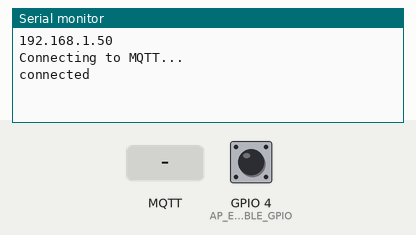
The program below on a simulated ESP8266 (Wemos D1 mini). On the bench: the last lines printed to the serial monitor. The inputs (shaded band) are chosen by the test bench; at power-on: GPIO 4 (AP_ENABLE_GPIO) HIGH. WiFi joins after 1.5 s; servers stay silent unless stated; no MQTT or app messages arrive unless stated.

Above: at 4.7 s.
4.8 s: MQTT message "1" arrives on the first subscribed topic
At 5.7 s:
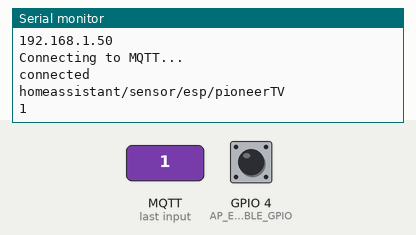
6.3 s: MQTT message "on" arrives on the first subscribed topic
At 6.8 s:
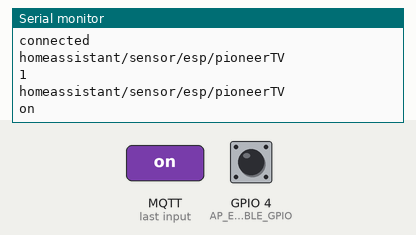
7.8 s: MQTT message "off" arrives on the first subscribed topic
At 9.0 s:
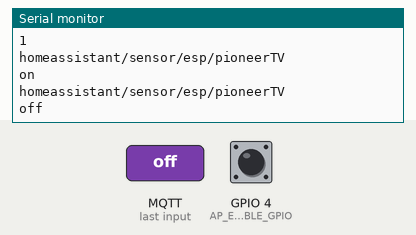
9.3 s: MQTT message "1" arrives on the second subscribed topic
At 10.3 s:
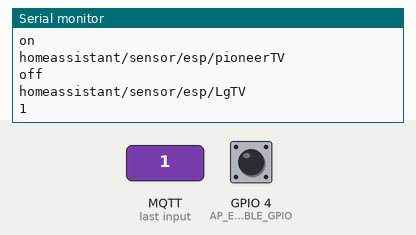

Measured:
- after the input at 4.8 s, the serial monitor: prints a new line at once (image 1)
- after the input at 6.3 s, the serial monitor: prints a new line at once (image 2)
- after the input at 7.8 s, the serial monitor: prints a new line at once (image 3)
- after the input at 9.3 s, the serial monitor: prints a new line at once (image 4)

The program:

main.cpp
```cpp
#include "config.h"
#include "secrets.h"

WiFiClient espClient;
PubSubClient client(espClient);
IRsend irsend(IR_LED_GPIO);

void wifi_connect(){
  WiFiManager wifiManager;
  wifiManager.setConfigPortalTimeout(AP_PORTAL_TIMEOUT); //Czas trwania AP
  wifiManager.setAPStaticIPConfig(IPAddress(AP_IP_OCTET_1,AP_IP_OCTET_2,AP_IP_OCTET_3,AP_IP_OCTET_4), IPAddress(AP_GATEWAY_OCTET_1,AP_GATEWAY_OCTET_2,AP_GATEWAY_OCTET_3,AP_GATEWAY_OCTET_4), IPAddress(AP_SUBNET_OCTET_1,AP_SUBNET_OCTET_2,AP_SUBNET_OCTET_3,AP_SUBNET_OCTET_4));
  wifiManager.autoConnect();
}

void mqtt_connect(){
  while (!client.connected()) {
    #if DEBUG
    Serial.println("Connecting to MQTT...");
    #endif
    //Łączenie z serwerem MQTT
    if (client.connect(MQTT_CLIENT_NAME, MQTT_USERNAME, MQTT_PASSWORD, MQTT_WILL_TOPIC, 0, true, MQTT_WILL_MESSAGE)) {
      client.publish(MQTT_CONFIG_TOPIC, MQTT_CONFIG_MESSAGE); //Publikacja wiadomości konfiguracyjnej (Discover)
      client.publish(MQTT_STATUS_TOPIC, MQTT_STATUS_MESSAGE_ON); //Publikacja stanu włączonego
      #if DEBUG
      Serial.println("connected");
      #endif
    } else {
      #if DEBUG
      Serial.print("failed with state ");
      Serial.print(client.state());
      #endif
    }
  }
  client.subscribe("homeassistant/sensor/esp/pioneerTV");
  client.subscribe("homeassistant/sensor/esp/LgTV");
}

void callback(char* topic, byte* payload, unsigned int length) {
//Odbiór wiadmości w tej funkcji
  String message = "";
  for(unsigned int i = 0; i < length; i++) {
    message += (char)payload[i];
  }
  #if DEBUG
    Serial.println(String(topic));
    Serial.println(message);
  #endif
  //irsend.sendNEC(0x20DF10EF, 32, 1);
  if(String(topic) == "homeassistant/sensor/esp/pioneerTV"){
    irsend.sendPioneer(strtoull(message.c_str(), NULL, 16));
  }else if(String(topic) == "homeassistant/sensor/esp/LgTV"){
    irsend.sendNEC(strtoul(message.c_str(), NULL, 10));
  }
}

void setup() {
  #if DEBUG
  Serial.begin(115200);
  Serial.setDebugOutput(true);
  #endif
  pinMode(AP_ENABLE_GPIO, INPUT);
  irsend.begin();
  wifi_connect(); //Łączenie z wifi
  #if DEBUG
  Serial.println(WiFi.localIP());
  #endif
  client.setServer(IPAddress(MQTT_IP_OCTET_1, MQTT_IP_OCTET_2, MQTT_IP_OCTET_3, MQTT_IP_OCTET_4), MQTT_PORT); //Ustawienie danych serwera MQTT
  client.setCallback(callback); //Ustawienie funkcji dla odbierania wiadomości
  while(client.connected() != true){
    mqtt_connect();
    delay(MQTT_SERVER_TRY_CONNECT_DELAY);
  }
}

void loop() {
  //Sprawdzenie czy włączyć AP
  if(digitalRead(AP_ENABLE_GPIO) == LOW){
    WiFiManager wifiManager;
    wifiManager.setConfigPortalTimeout(300);
    wifiManager.setAPStaticIPConfig(IPAddress(AP_IP_OCTET_1,AP_IP_OCTET_2,AP_IP_OCTET_3,AP_IP_OCTET_4), IPAddress(AP_GATEWAY_OCTET_1,AP_GATEWAY_OCTET_2,AP_GATEWAY_OCTET_3,AP_GATEWAY_OCTET_4), IPAddress(AP_SUBNET_OCTET_1,AP_SUBNET_OCTET_2,AP_SUBNET_OCTET_3,AP_SUBNET_OCTET_4));
    wifiManager.startConfigPortal();
  }
  //Sprawdzanie połączenia
  while(WiFi.status() != WL_CONNECTED){
    wifi_connect();
  }
  while(client.connected() != true){
    if(WiFi.status() != WL_CONNECTED) return;
    mqtt_connect();
    delay(MQTT_SERVER_TRY_CONNECT_DELAY);
  }
  if(WiFi.status() != WL_CONNECTED || client.connected() != true) return;
  //Koniec sprawdzania połączenia

  client.loop(); //Musi być wywoływana ciągle aby utrzymać połączenie z serwerem MQTT (nie używać delay)
  //Tutaj wysyłanie wiadomości (jeśli w odstępach czasowych użyć millis zamiast delay aby nie zatrzymać programu)
}
```

secretsTemplate.h
```cpp
//change name of the file to "secrets.h"

#define MQTT_SERVER "MQTT Server Address"   //MQTT Server Address
#define MQTT_IP_OCTET_1 192                 //MQTT Server IP Address
#define MQTT_IP_OCTET_2 168
#define MQTT_IP_OCTET_3 0
#define MQTT_IP_OCTET_4 3
#define MQTT_PORT 1883                      //MQTT Server Port
#define MQTT_USERNAME "MQTT_USERNAME"       //MQTT Server Username
#define MQTT_PASSWORD "MQTT_PASSWORD"       //MQTT Server Password

#define WIFI_SSID "SSID"            //Wifi SSID
#define WIFI_PASSWORD "PASSWORD"    //Wifi Password
```

config.h
```cpp
#include <Arduino.h>
#include <ESP8266WiFi.h>
#include <PubSubClient.h>
#include <WiFiManager.h>
#include <IRremoteESP8266.h>
#include <IRsend.h>

#define DEBUG true

#define IR_LED_GPIO 4

#define MQTT_CLIENT_NAME "ESP"
#define MQTT_CONFIG_TOPIC "homeassistant/sensor/espTV/config"
#define MQTT_CONFIG_MESSAGE "{ \"name\": \"TV\", \"availability_topic\": \"homeassistant/sensor/espTV/status\", \"payload_available\": \"on\", \"payload_not_available\": \"off\" }"
#define MQTT_STATUS_TOPIC "homeassistant/sensor/espTV/status"
#define MQTT_STATUS_MESSAGE_ON "on"
#define MQTT_STATUS_MESSAGE_OFF "off"
#define MQTT_WILL_TOPIC MQTT_STATUS_TOPIC
#define MQTT_WILL_MESSAGE MQTT_STATUS_MESSAGE_OFF
#define MQTT_SERVER_TRY_CONNECT_DELAY 2000

#define AP_IP_OCTET_1 192     //Pierwszy oktet adresu IP
#define AP_IP_OCTET_2 168     //Drugi oktet adresu IP
#define AP_IP_OCTET_3 0       //Trzeci oktet adresu IP
#define AP_IP_OCTET_4 1       //Czwarty oktet adresu IP
#define AP_GATEWAY_OCTET_1 0  //Pierwszy oktet adresu bramy
#define AP_GATEWAY_OCTET_2 0  //Drugi oktet adresu bramy
#define AP_GATEWAY_OCTET_3 0  //Trzeci oktet adresu bramy
#define AP_GATEWAY_OCTET_4 0  //Czwarty oktet adresu bramy
#define AP_SUBNET_OCTET_1 255 //Pierwszy oktet adresu podsieci
#define AP_SUBNET_OCTET_2 255 //Drugi oktet adresu podsieci
#define AP_SUBNET_OCTET_3 255 //Trzeci oktet adresu podsieci
#define AP_SUBNET_OCTET_4 0   //Czwarty oktet adresu podsieci
#define AP_ENABLE_GPIO 4      //GPIO z przyciskiem do włączenia AP
#define AP_PORTAL_TIMEOUT 600 //Czas trwania AP (w sekundach)
```
